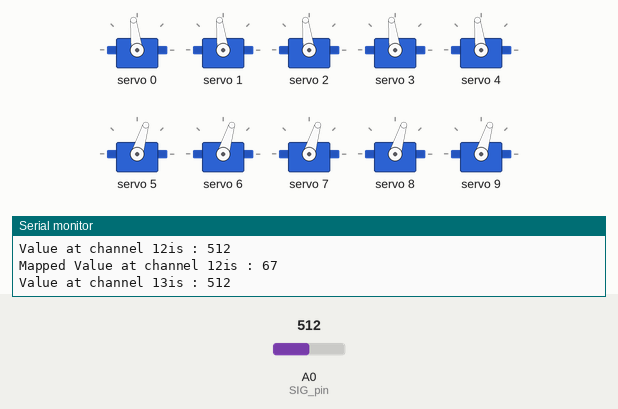
This sketch was run on a simulated Arduino Uno, built with avr-gcc and run on an emulated ATmega328P. Parts: 10 × servo, the last lines printed to the serial monitor. The test bench sets the inputs (shaded band); at power-on: A0 (SIG_pin) = 512.

Above: at 1.2 s.
1.3 s: A0 (SIG_pin) set to 540
At 1.44 s:
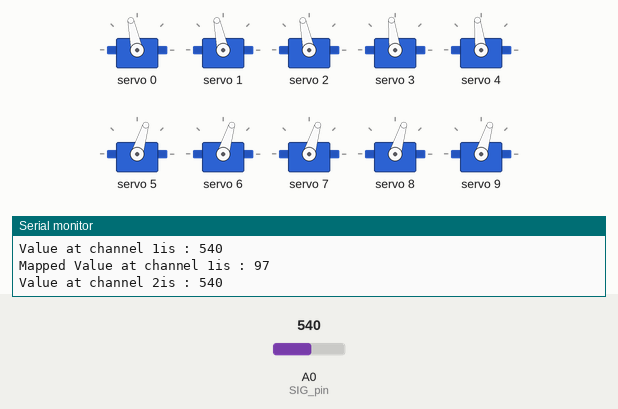
4.3 s: A0 (SIG_pin) set to 563
At 5.9 s:
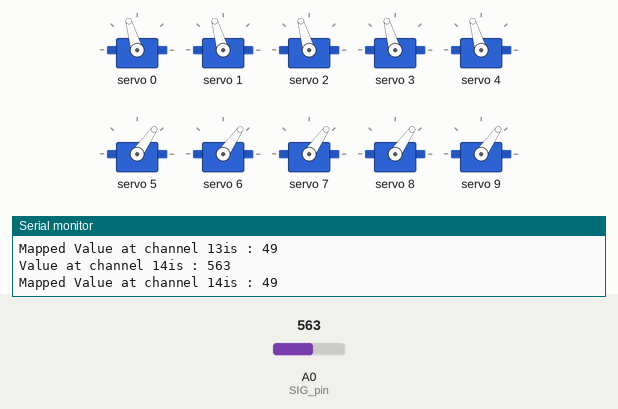
7.3 s: A0 (SIG_pin) set to 511
At 7.56 s:
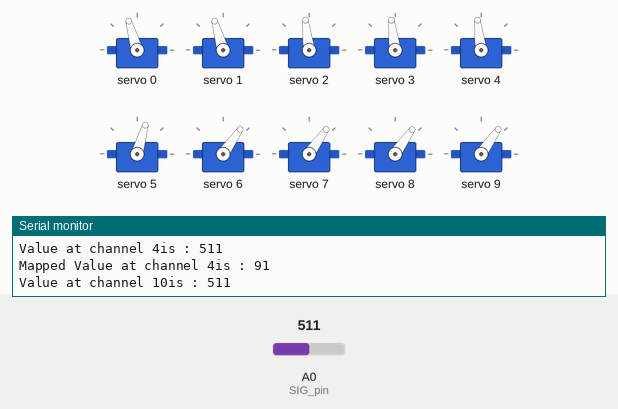
10.3 s: A0 (SIG_pin) set to 610
At 12.3 s:
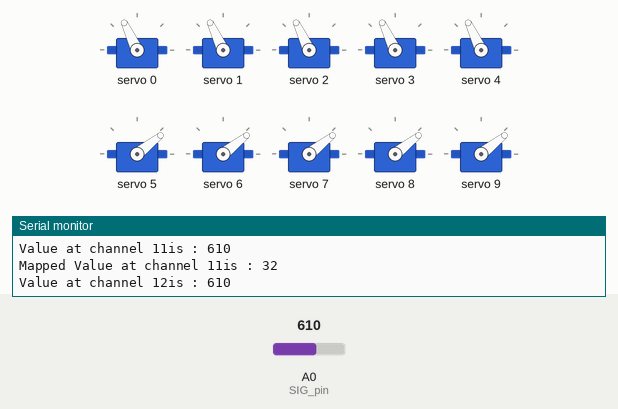
13.3 s: A0 (SIG_pin) set to 5
At 15.0 s:
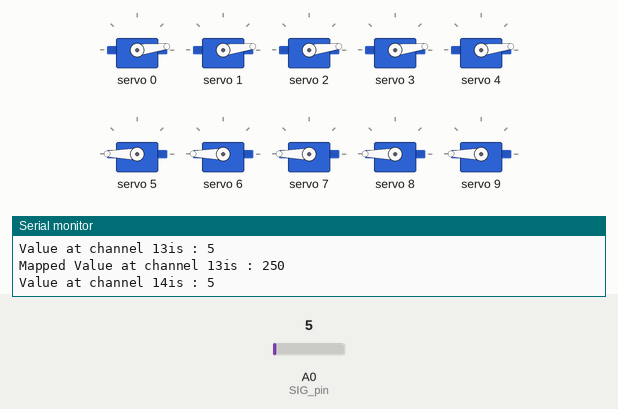
16.3 s: A0 (SIG_pin) set to 122
At 17.3 s:
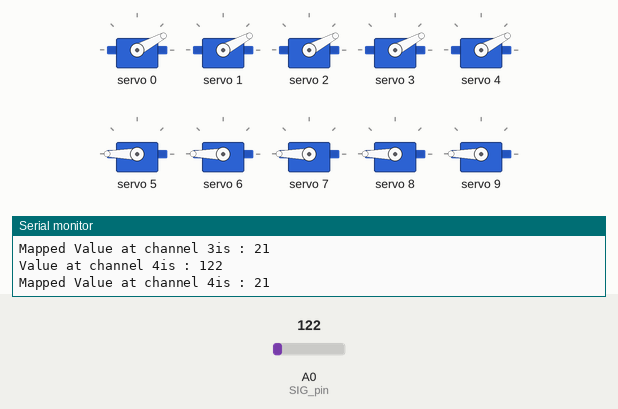
Timing chart, 0 to 19.0 s (numbered marks = the images above; inputs shaded):
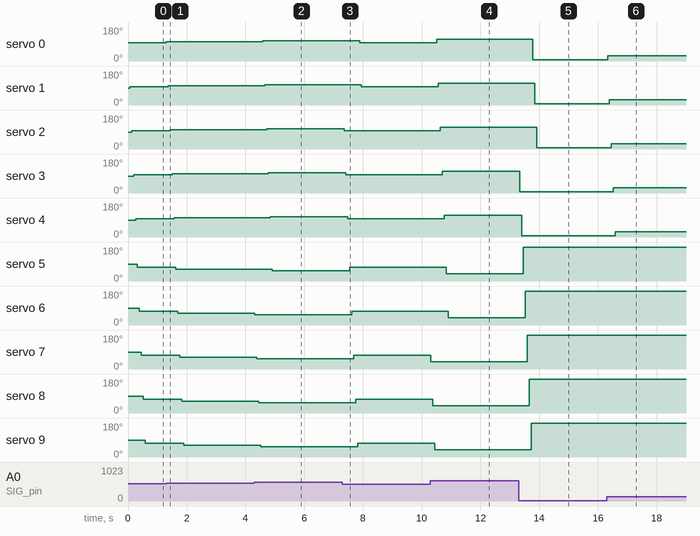

Measured:
- the behaviour switches between 555 and 556 on A0 (SIG_pin) (found by bisection; images 1 and 2)
- after the input at 1.3 s, servo 0: 97° → 102° at once; servo 1: 97° → 102° after 0.07 s; servo 2: 97° → 102° after 0.14 s; servo 3: 97° → 102° after 0.20 s; servo 4: 97° → 102° after 0.27 s
- after the input at 4.3 s, servo 0: 102° → 106° after 0.29 s; servo 1: 102° → 106° after 0.35 s; servo 2: 102° → 106° after 0.42 s; servo 3: 102° → 106° after 0.48 s; servo 4: 102° → 106° after 0.55 s
- after the input at 7.3 s, servo 0: 106° → 97° after 0.58 s; servo 1: 106° → 97° after 0.65 s; servo 2: 106° → 97° after 0.06 s; servo 3: 106° → 97° after 0.12 s; servo 4: 106° → 97° after 0.19 s
- after the input at 10.3 s, servo 0: 97° → 115° after 0.21 s; servo 1: 97° → 115° after 0.27 s; servo 2: 97° → 115° after 0.34 s; servo 3: 97° → 115° after 0.40 s; servo 4: 97° → 115° after 0.47 s
- after the input at 13.3 s, servo 0: 115° → 7° after 0.49 s; servo 1: 115° → 7° after 0.55 s; servo 2: 115° → 7° after 0.61 s; servo 3: 115° → 7° at once; servo 4: 115° → 7° after 0.10 s
- after the input at 16.3 s, servo 0: 7° → 28° at once; servo 1: 7° → 28° after 0.09 s; servo 2: 7° → 28° after 0.16 s; servo 3: 7° → 28° after 0.22 s; servo 4: 7° → 28° after 0.29 s

The sketch:

pwm_driver_test_code.ino
```cpp
#include <Wire.h>
#include <Adafruit_PWMServoDriver.h> //library needs to be downloaded

#define SERVOMIN  150 //This is the 'minimum' pulse length count (out of 4096).
#define SERVOMAX  600 //This is the 'maximum' pulse length count (out of 4096).

Adafruit_PWMServoDriver pwm = Adafruit_PWMServoDriver();

int servoNum, angle, i;

//Mux control pins
#define s0 8
#define s1 9
#define s2 10
#define s3 11
//int s0 = 8;
//int s1 = 9;
//int s2 = 10;
//int s3 = 11;

//Mux in "SIG" pin
int SIG_pin = 0;

void setup()
{
  //Set up serial communication and the number of servos being tested.
  Serial.begin(9600);

  pinMode(s0, OUTPUT);
  pinMode(s1, OUTPUT);
  pinMode(s2, OUTPUT);
  pinMode(s3, OUTPUT);

  digitalWrite(s0, LOW);
  digitalWrite(s1, LOW);
  digitalWrite(s2, LOW);
  digitalWrite(s3, LOW);

  //Set up PWM.
  pwm.begin();
  pwm.setPWMFreq(60);
}

void loop()
{

  //Loop through and read all 16 values
  //Reports back Value at channel 6 is: 346
  for(int i = 0; i < 5; i ++)
  {
    Serial.print("Value at channel ");
    Serial.print(i);
    Serial.print("is : ");
    Serial.println(readMux(i));
    Serial.print("Mapped Value at channel ");
    Serial.print(i);
    Serial.print("is : ");
    Serial.println(map(readMux(i),0,1000,0,180));
    angle = map(readMux(i),0,1000,0,180*4);
    turnTo(i, angle);
  }

  for(int i = 10; i < 15; i ++)
  {
    Serial.print("Value at channel ");
    Serial.print(i);
    Serial.print("is : ");
    Serial.println(readMux(i));
    Serial.print("Mapped Value at channel ");
    Serial.print(i);
    Serial.print("is : ");
    Serial.println(map(readMux(i),700,200,0,180));
    angle = map(readMux(i),700,200,0,180*4);
    turnTo(i-5, angle);
  }
}

void turnTo(int servoNum, int angle)
{
  angle = map(angle, 0, 180*4, SERVOMIN, SERVOMAX);
  pwm.setPWM(servoNum, 0, angle);
}

int readMux(int channel)
{
 int controlPin[] = {s0, s1, s2, s3};

 int muxChannel[16][4]={  {0,0,0,0}, //channel 0
                          {1,0,0,0}, //channel 1
                          {0,1,0,0}, //channel 2
                          {1,1,0,0}, //channel 3
                          {0,0,1,0}, //channel 4
                          {1,0,1,0}, //channel 5
                          {0,1,1,0}, //channel 6
                          {1,1,1,0}, //channel 7
                          {0,0,0,1}, //channel 8
                          {1,0,0,1}, //channel 9
                          {0,1,0,1}, //channel 10
                          {1,1,0,1}, //channel 11
                          {0,0,1,1}, //channel 12
                          {1,0,1,1}, //channel 13
                          {0,1,1,1}, //channel 14
                          {1,1,1,1}  //channel 15
                 };

  //loop through the 4 sig
  for(int i = 0; i < 4; i ++)
  {
    digitalWrite(controlPin[i], muxChannel[channel][i]);
  }

  //read the value at the SIG pin
  int val = analogRead(SIG_pin);

  //return the value
  return val;
}
```
